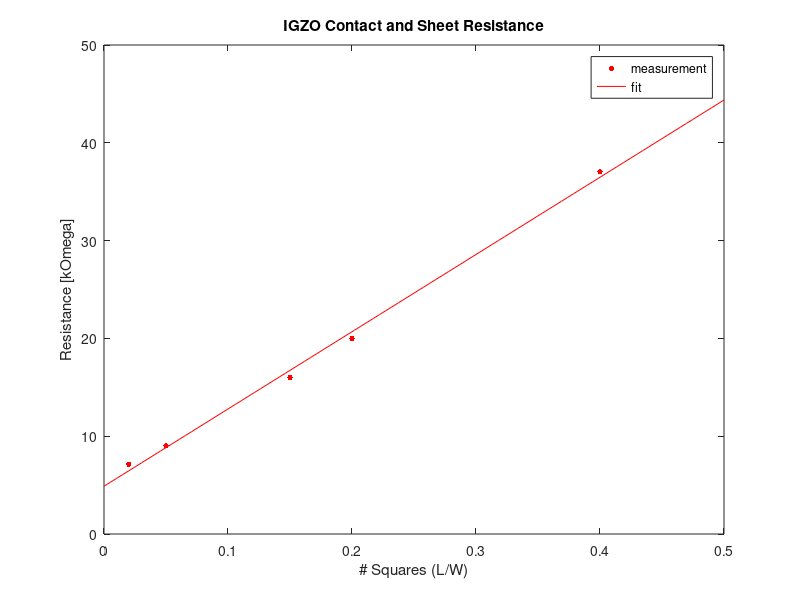

The MATLAB script that drew this image: (Note: this script raises an error after producing the figure.)
close all;
squares = [0.02 0.05 0.15 0.2 0.4];
contact_area = 90*10e-12; % m^2
I_1V = [140e-6 111e-6 62.5e-6 50e-6 27e-6];
P = polyfit(squares, 1./I_1V, 1);
sq_fit = linspace(0, 0.5);
rfit = P(1).*sq_fit+P(2);
f = figure;
plot(squares,1./I_1V/1e3,'r.','MarkerSize',12);
hold on;
plot(sq_fit,rfit/1e3,'r-');
ylim([0 50]);
xlim([0 0.5]);
xlabel("# Squares (L/W)");
ylabel("Resistance [k\Omega]");
title("IGZO Contact and Sheet Resistance");
legend("measurement", "fit");
a = annotation('textarrow',[0 0],[0 0],'String','  R_{c} \approx 2.4k\Omega,   \rho_{C} \approx 0.022\Omega\cdotcm^2');
a.Parent = f.CurrentAxes;
%a.Position = [0.15 5 0.2 5];
a.X = [0.15 0];
a.Y = [5 5];
a.HeadStyle = 'none';
l1 = annotation('line',[0 0], [0 0]);
l1.Parent = f.CurrentAxes;
l1.X = [0.17 0.27];
l1.Y = (P(1)*0.17+P(2))/1e3*ones(1,2);
l2 = annotation('line',[0 0], [0 0]);
l2.Parent = f.CurrentAxes;
l2.X = [0.27 0.27];
l2.Y = [P(1)*0.17+P(2) P(1)*0.27+P(2)]./1e3;
t = text(0.2, 15,'R_☐ \approx 79k\Omega, \rho \approx 0.0632\Omega\cdotcm');
rho_C = (P(2)/2)*contact_area; % ohm*m^2